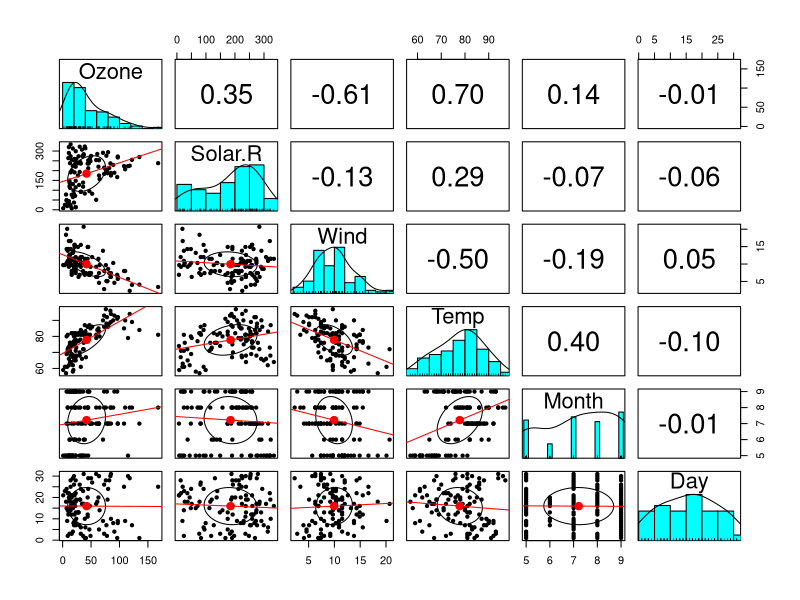
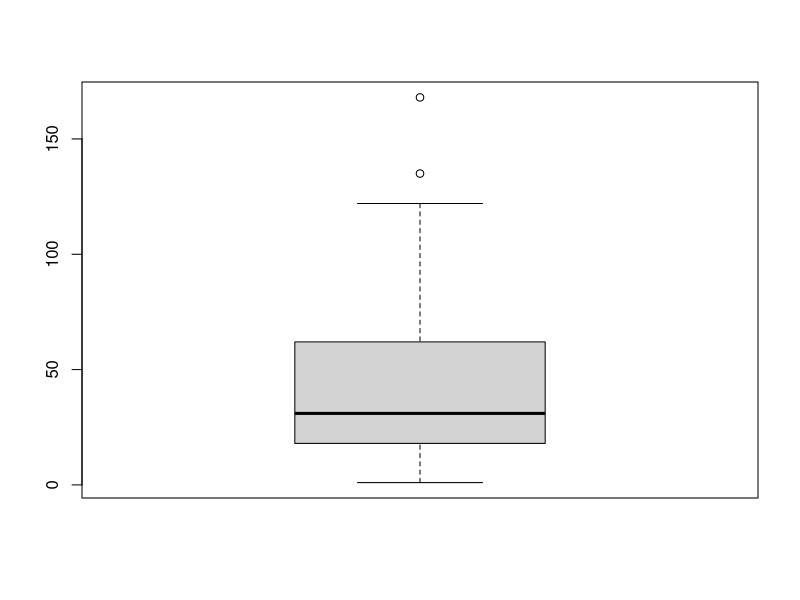
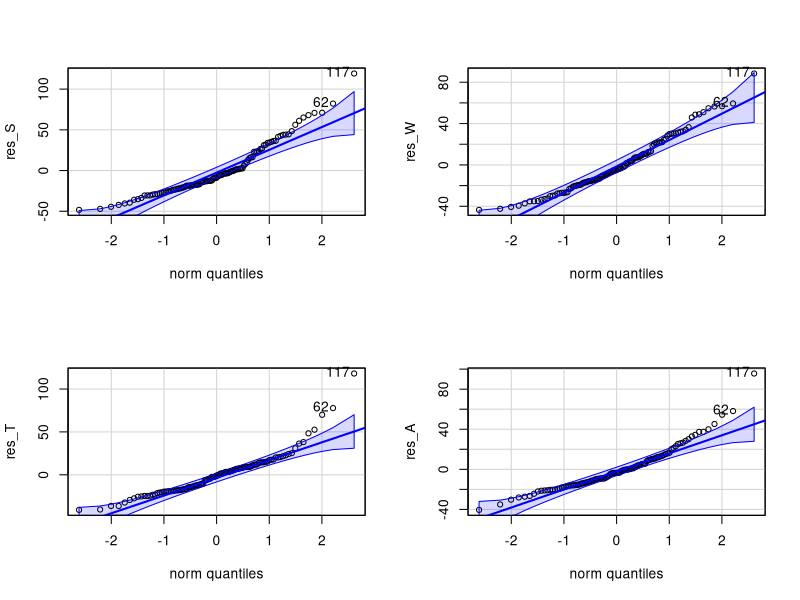
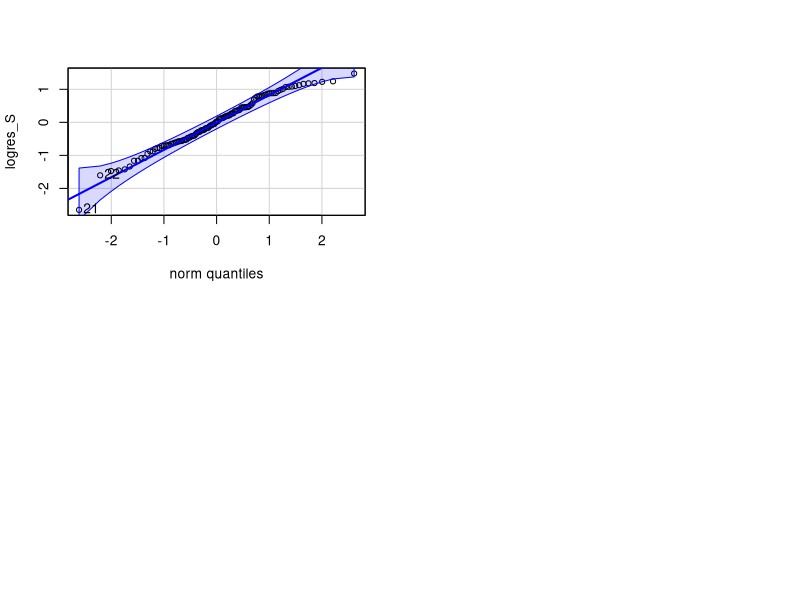
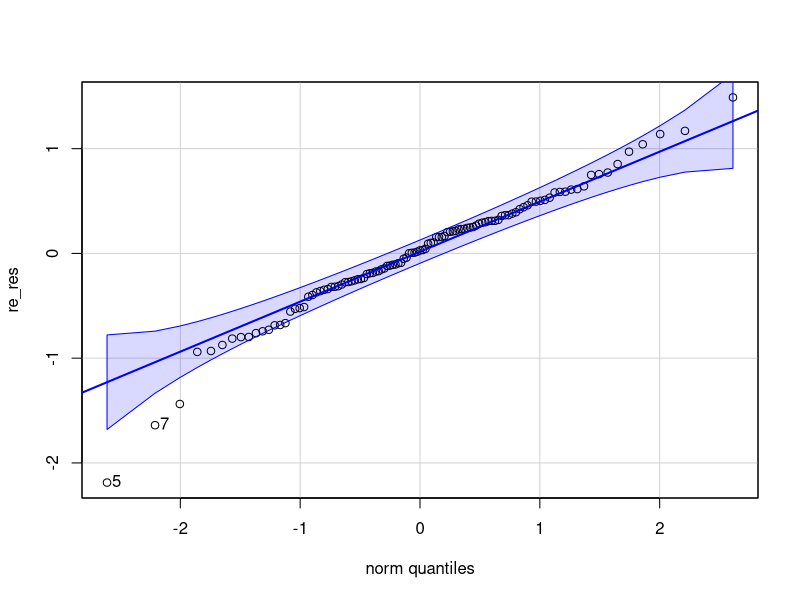
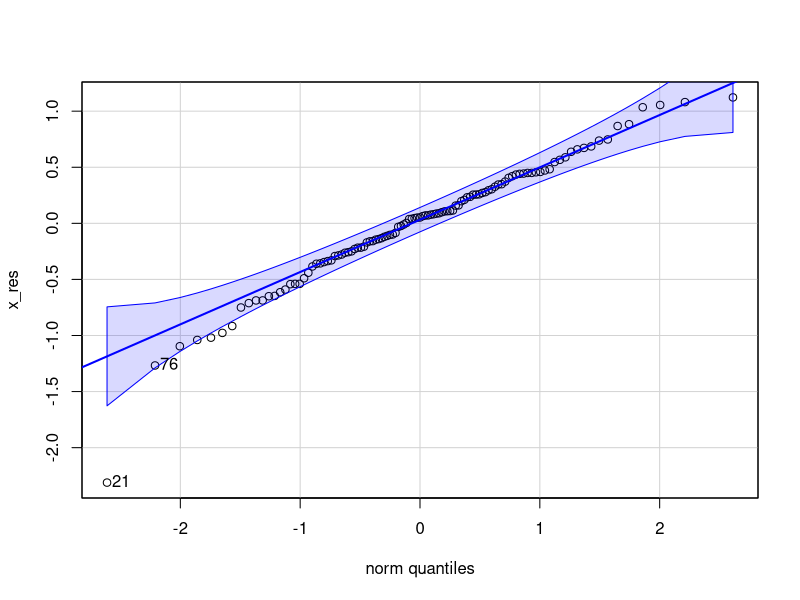
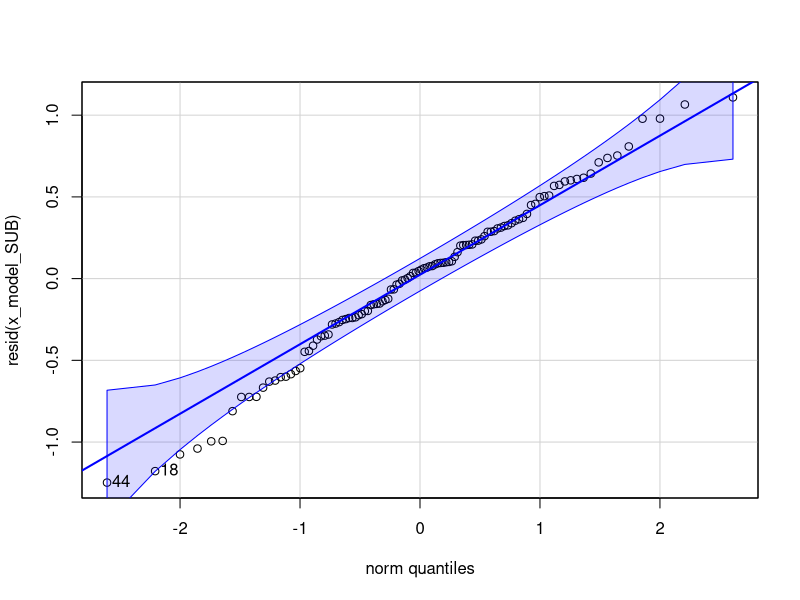
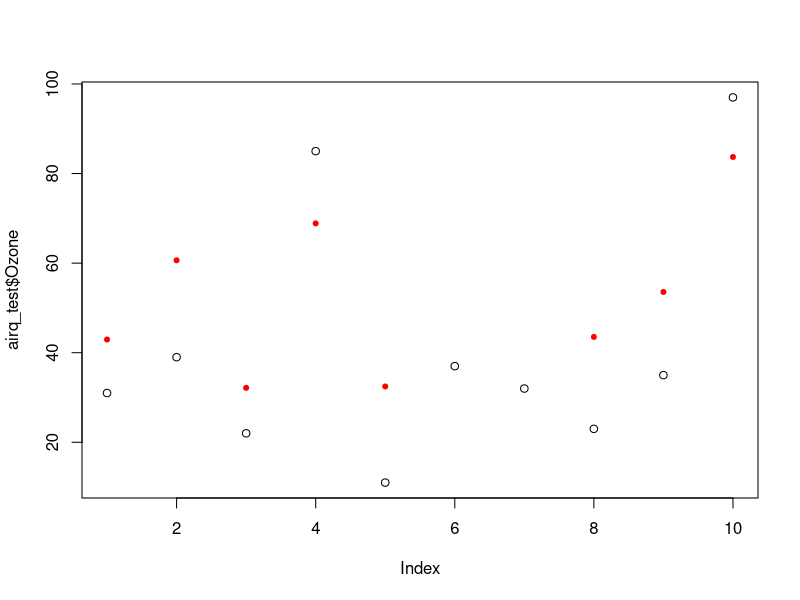

The R script that drew these images, in order:
## ---- chunk 1
knitr::opts_chunk$set(echo = TRUE)

# packages needed for lab 8
# If you haven't used a package before you will need to install it with install.packages("package") 
library(readr)
library(tidyverse)
library(ggplot2)
library(car) #for the qqPlot function
library(psych) #for pairs.panels()
library(knitr) # we will use this package to make beautiful tables
library(nlme) #for fitting mixed effects models (linear models with random effects) ~ new pacakge alert! ~

# datasets needed for lab 8

airqual <- na.omit(airquality)

## ---- chunk 2
#must use pairs plots
pairs.panels(airqual, lm = T) #discuss which variables have linear relationships

#optional: boxplot - remember this doesn't have to be normal
boxplot(airqual$Ozone)

## ---- chunk 3
fit_solar <- lm(Ozone~Solar.R, data = airqual)
fit_wind <- lm(Ozone~Wind, data = airqual)
fit_temp <- lm(Ozone~Temp, data = airqual)
fit_all <- lm(Ozone~Temp+Wind+Solar.R, data = airqual)

res_S <- resid(fit_solar)
res_W <- resid(fit_wind)
res_T <- resid(fit_temp)
res_A <- resid(fit_all)

op <- par(mfrow = c(2,2))
qqPlot(res_S)
qqPlot(res_W)
qqPlot(res_T)
qqPlot(res_A)

par(op)

logfit_solar <- lm(log(Ozone)~Solar.R, data = airqual)
logfit_wind <- lm(log(Ozone)~Wind, data = airqual)
logfit_temp <- lm(log(Ozone)~Temp, data = airqual)
logfit_all <- lm(log(Ozone)~Temp+Wind+Solar.R, data = airqual)

logres_S <- resid(logfit_solar)
logres_W <- resid(logfit_wind)
logres_T <- resid(logfit_temp)
logres_A <- resid(logfit_all)

op <- par(mfrow = c(2,2))
qqPlot(logres_S)

par(op)

## ---- chunk 4
#random effects example
re_model <- lme(log(Ozone) ~ Temp, random = ~1|Month, data = na.omit(airqual))
re_res <- resid(re_model)
qqPlot(re_res)

#interaction example
x_model <- lm(log(Ozone) ~ Temp*Wind, data = airqual)
x_res <- resid(x_model)
qqPlot(x_res)

#check models with and without outliers
sub_airq <- dplyr::filter(airqual, Ozone != 1) #better way to get rid of row 21?
x_model_SUB <- lm(log(Ozone) ~ Temp*Wind, data = sub_airq)
qqPlot(resid(x_model_SUB))
## ---- chunk 5
result <- AIC(logfit_solar,logfit_all, logfit_temp, logfit_wind, x_model) #this will create a dataframe whose rownames are the models, with columns for the df and AIC of each model # don't run re_model cause made with lme

#add other metrics to your table
models <- list(logfit_solar,logfit_all, logfit_temp, logfit_wind, x_model) #make sure you keep your models in the same order here as they were when you created your results table
result$BIC <- sapply(models, BIC) #add a column for BIC to the results

#result$AICc <- result$AIC+ (2*(result$df-2)^2+2*(result$df-2))/(153-1-(result$df-2))
#AICc doesn't make a difference bc sample size is big enough

model_summary <- lapply(models, summary) #look up ?lapply if you have not used this function before

#now we will use a for loop to easily extract the R^2 and adj R^2 value for each model from its summary, and store them in new columns in the results table

for(i in 1:(length(models)-1)){ #this creates a variable i that starts with the value i=1
  result$rsq[i] <- model_summary[[i]]$r.squared #we assign the rsq value from model i to the i'th row of the column 'rsq' in the table 'results'
  result$adj_rsq[i] <- model_summary[[i]]$adj.r.squared #same for adjusted rsq
} #now we go back to the beginning of the for-loop, add 1 to the value of i, and do everything again


kable(result, digits = 2, align = "c")
## ---- chunk 6
splitter <- sample(1:nrow(airqual), 10, replace = F) #pick 15 random rows from plant_sub to reserve as test data
airq_train <- airqual[-splitter,] #leave those rows out of the training data
airq_test <- airqual[splitter,] #use them to create a set of test data

final_fit <- lm(Ozone ~ Solar.R + Wind + Temp, data = airq_train) #fit the final model, using JUST your training set as the data argument

prediction <- predict(final_fit,airq_test) #use the fitted model to predict values for your test data

plot(airq_test$Ozone, pch=1) #plot the actual test data values
points(prediction, pch=20, col = "red") #plot the model predictions for those points
